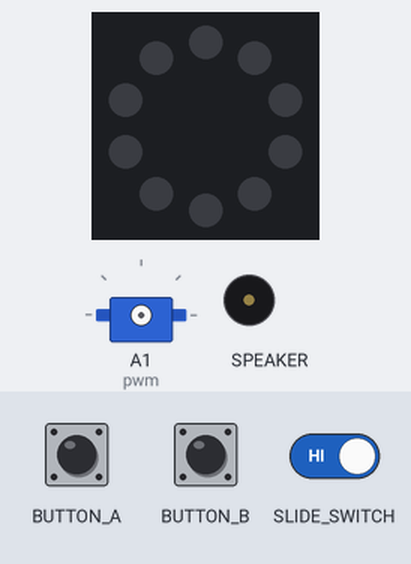
A program run on a simulated Circuit Playground running CircuitPython. Shown: servo, the board's ring of 10 RGB LEDs (number 0 left of the top, counting anticlockwise), buzzer (waves = sounding). Inputs (shaded band) come from the test bench. Dim RGB values are drawn brighter than linear; audio playback is drawn as a buzzer.

Above: at 1.2 s.
1.3 s: button B pressed for 0.15 s
At 3.4 s:
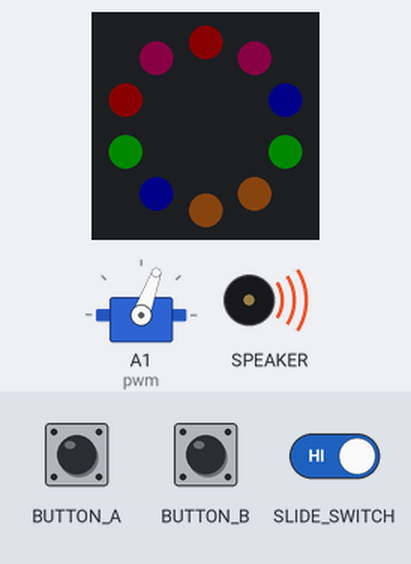
4.3 s: button A pressed for 3.2 s
At 8.7 s:
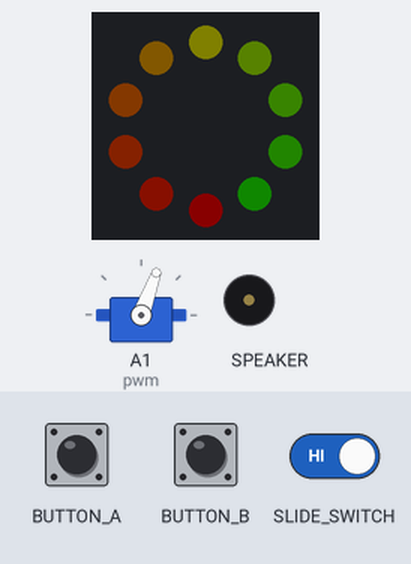
9.0 s: button B pressed for 1 s
At 9.75 s:
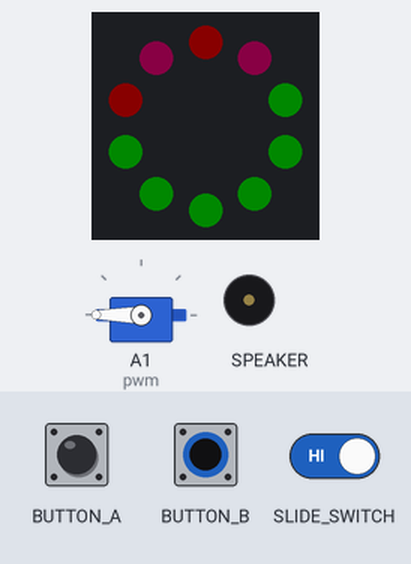
12.0 s: button A pressed for 3.2 s
At 15.7 s:
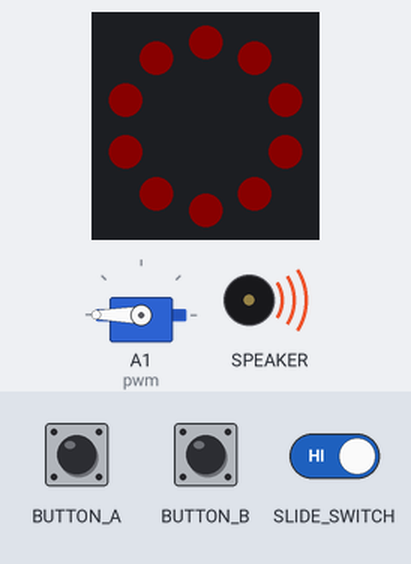
16.7 s: button A pressed for 0.15 s
At 17.8 s:
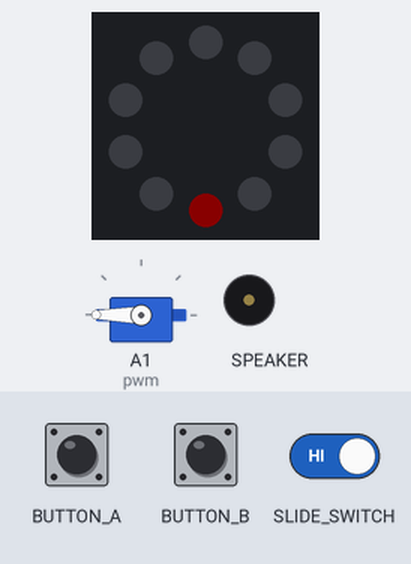
18.5 s: button B pressed for 0.15 s
At 18.98 s:
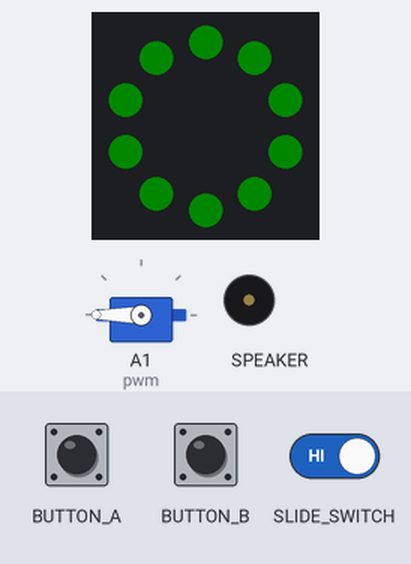
Timing chart, 0 to 22.5 s (numbered marks = the images above; inputs shaded):
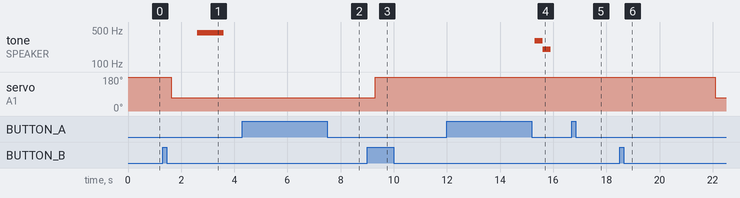

The program:

main.py
```python
"""
This program uses the Circuit Playground to handle the timer functionality of the StudyBox.
"""

import board
import pwmio
from adafruit_circuitplayground import cp
import adafruit_motor.servo
import time

timer = 0
defBright = 10
pwm = pwmio.PWMOut(board.A1, frequency=50)
servo = adafruit_motor.servo.Servo(pwm, min_pulse=750, max_pulse=2600)

# indicate timer was increased
def indicateIncrease(timer, defBright):
    ratio = defBright / 10
    if timer == 300:
        cp.pixels[4] = (defBright,0,0)
    elif timer == 600:
        cp.pixels[3] = (defBright - ratio,ratio,0)
    elif timer == 900:
        cp.pixels[2] = (defBright - 2*ratio,2*ratio,0)
    elif timer == 1200:
        cp.pixels[1] = (defBright - 3*ratio,3*ratio,0)
    elif timer == 1500:
        cp.pixels[0] = (defBright - 4*ratio,4*ratio,0)
    elif timer == 1800:
        cp.pixels[9] = (defBright - 5*ratio,5*ratio,0)
    elif timer == 2100:
        cp.pixels[8] = (defBright - 6*ratio,6*ratio,0)
    elif timer == 2400:
        cp.pixels[7] = (defBright - 7*ratio,7*ratio,0)
    elif timer == 2700:
        cp.pixels[6] = (defBright - 8*ratio,8*ratio,0)
    elif timer == 3000:
        cp.pixels[5] = (defBright - 9*ratio,9*ratio,0)

# indicate that a timer reset occurred
def indicateReset(defBright):
    cp.pixels.fill((defBright,0,0))
    cp.play_tone(300, 0.3)
    cp.play_tone(200, 0.3)
    cp.pixels.fill((0,0,0))

# cool light show
def lightShow(defBright):
    high = defBright
    medium = defBright / 2
    low = defBright / 10

    cp.pixels[0] = (high,0,medium)
    time.sleep(0.1)
    cp.pixels[8] = (high,0,medium)
    time.sleep(0.1)
    cp.pixels[9] = (high,0,0)
    time.sleep(0.1)
    cp.pixels[1] = (high,0,0)
    time.sleep(0.1)
    cp.pixels[2] = (0,high,0)
    time.sleep(0.1)
    cp.pixels[6] = (0,high,0)
    time.sleep(0.1)
    cp.pixels[7] = (0,0,high)
    time.sleep(0.1)
    cp.pixels[3] = (0,0,high)
    time.sleep(0.1)
    cp.pixels[4] = (high,medium,low)
    time.sleep(0.1)
    cp.pixels[5] = (high,medium,low)
    time.sleep(0.1)

# turn off the lights
def finishLightShow():
    for i in range(0,9 + 1):
        cp.pixels[i] = (0,0,0)
        time.sleep(0.1)

# cancel timer if any button is pressed/held
def checkCancel(defBright):
    if cp.button_a or cp.button_b:
        lightShow(defBright)
        finishLightShow()
        return True
    return False

# start the timer countdown
def startCoutdown(timer, defBright):
    # if user did not set timer, just play the jam
    if timer == 0:
        finish()
        return

    # countdown indicated by lights (start green, then gradually become yellow, then red)
    ratio = defBright / timer
    red,green = 0, defBright
    while timer > 0:
        cp.pixels.fill((red,green,0))
        red += ratio
        green -= ratio
        if checkCancel(defBright): return
        time.sleep(0.01) # change this to change how fast the timer countsdown
        if checkCancel(defBright): return
        timer -= 1
    finish()
    return

# activate song and servo motor
def finish():
    servo.angle = 70
    lightShow(defBright)
    if cp.switch: cp.play_file("Comedy-by-Gen-Hoshino.wav")
    finishLightShow()

while True:
    # Increase timer by 300 sec (5 min) with every button_a press
    if cp.button_a:
        time.sleep(0.3)
        timer += 300

        # If timer exceeds 3000 sec (50 min) reset it back to 0 sec
        if timer > 3000:
            timer = 0
            indicateReset(defBright)
        else:
            indicateIncrease(timer, defBright)

    # Start the timer then activate song and servo motor when expires
    if cp.button_b:
        time.sleep(0.3)
        servo.angle = 180
        startCoutdown(timer, defBright)
        timer = 0
```

Measured:
- after the input at 1.3 s, tone on SPEAKER: silent → 440 Hz after 1.3 s, → silent 1.0 s later; servo on A1 (pwm): 180° → 70° after 0.32 s; the LEDs: first change after 0.30 s (image 1 shows a later state)
- after the input at 9.0 s, servo on A1 (pwm): 70° → 180° after 0.30 s; the LEDs: first change after 0.30 s (image 3 shows a later state)
- after the input at 12.0 s, tone on SPEAKER: silent → 300 Hz after 3.3 s, → 200 Hz 0.30 s later, → silent 0.30 s later; the LEDs: first change after 0.30 s (image 4 shows a later state)
- after the input at 16.7 s, the LEDs: change after 0.30 s (image 5)
- after the input at 18.5 s, servo on A1 (pwm): 180° → 70° after 3.6 s; the LEDs: first change after 0.30 s (image 6 shows a later state)
- what the display in image 1 shows lasts 1.1 s, from 2.5 s to 3.6 s
- what the display in image 4 shows lasts 0.6 s, from 15.3 s to 15.9 s
